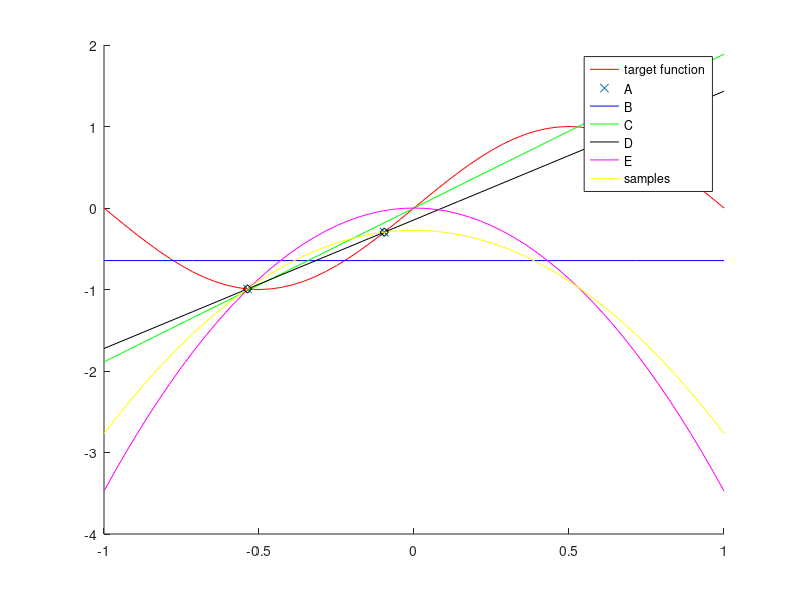

MATLAB code to generate this figure:
function ex4_7_demo( )
% ex4_7( )
% Plots the different hypothesis for a random pair of points
%
% PARAMETERS
%
% RETURN
    
    % Target function
    f = @(x) sin(pi*x);
    
    figure;
    hold on;
    
    fplot(f, [-1,1], 'r');
    x = unifrnd([-1 -1], [1 1]);
    plot(x, f(x), 'x');
    
    w = learnA(x, f);
    fplot(@(x) w(1)*x^2 + w(2)*x + w(3), [-1 1], 'b');
    w = learnB(x, f);
    fplot(@(x) w(1)*x^2 + w(2)*x + w(3), [-1 1], 'g');
    w = learnC(x, f);
    fplot(@(x) w(1)*x^2 + w(2)*x + w(3), [-1 1], 'k');
    w = learnD(x, f);
    fplot(@(x) w(1)*x^2 + w(2)*x + w(3), [-1 1], 'm');
    w = learnE(x, f);
    fplot(@(x) w(1)*x^2 + w(2)*x + w(3), [-1 1], 'y');
    plot(x, f(x), 'dk');
    
    legend('target function', 'A', 'B', 'C', 'D', 'E', 'samples');
    % All of the given hypothesis are polynomials of degree 2
    % We provide different learning algorithms for each type
    
end

function w = learnA(x, f)
% Trains the parameters for the hypothesis h(x) = c
%
% PARAMETERS
% x - [2x1] The training points
% f - [function] The target function
% 
% RETURN
% w - [1x3] The weight vector
    A = [1;1];
    b = [f(x(1)); f(x(2))];
    w_hat = A\b;
    w = [0, 0, w_hat(1)];
end

function w = learnB(x, f)
% Trains the parameters for the hypothesis h(x) = bx
%
% PARAMETERS
% x - [2x1] The training points
% f - [function] The target function
% 
% RETURN
% w - [1x3] The weight vector

    A = [x(1);x(2)];
    b = [f(x(1)); f(x(2))];
    w_hat = A\b;
    w = [0, w_hat(1), 0];
end

function w = learnC(x, f)
% Trains the parameters for the hypothesis h(x) = bx + c
%
% PARAMETERS
% x - [2x1] The training points
% f - [function] The target function
% 
% RETURN
% w - [1x3] The weight vector
    A = [x(1), 1;x(2), 1];
    b = [f(x(1)); f(x(2))];
    w_hat = A\b;
    w = [0, w_hat(1), w_hat(2)];
end

function w = learnD(x, f)
% Trains the parameters for the hypothesis h(x) = ax^2
%
% PARAMETERS
% x - [2x1] The training points
% f - [function] The target function
% 
% RETURN
% w - [1x3] The weight vector
    A = [x(1)^2;x(2)^2];
    b = [f(x(1)); f(x(2))];
    w_hat = A\b;
    w = [w_hat(1), 0, 0];
end

function w = learnE(x, f)
% Trains the parameters for the hypothesis h(x) = ax^2 + b
%
% PARAMETERS
% x - [2x1] The training points
% f - [function] The target function
% 
% RETURN
% w - [1x3] The weight vector
    A = [x(1)^2, 1;x(2)^2, 1];
    b = [f(x(1)); f(x(2))];
    w_hat = A\b;
    w = [w_hat(1), 0, w_hat(2)];
end
